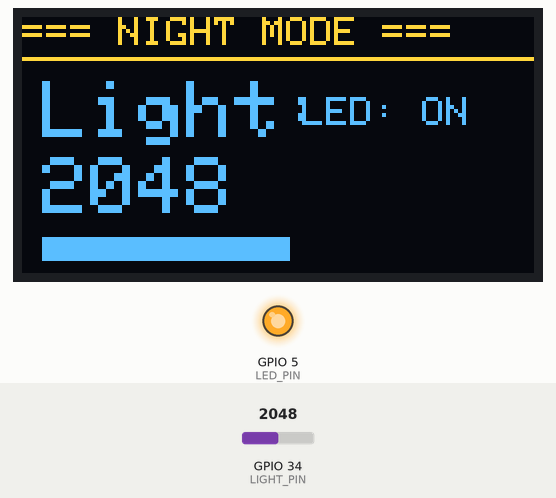
Recording of a program running on a simulated ESP32. On the bench: 128×64 one-colour display, output pins drawn as LEDs (lit = HIGH). The test bench sets the inputs (shaded band); at power-on: GPIO 34 (LIGHT_PIN) = 2048. The OLED is the two-colour kind (top 16 rows yellow); what the program prints to the serial monitor is not drawn.

Above: at 2.7 s.
2.8 s: GPIO 34 (LIGHT_PIN) set to 1957
At 3.6 s:
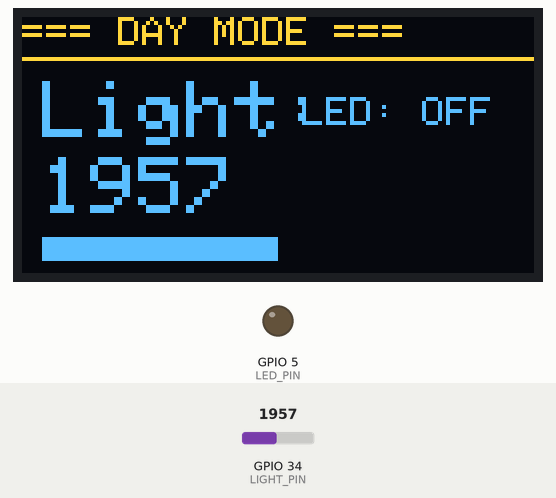
4.4 s: GPIO 34 (LIGHT_PIN) set to 2040
At 5.3 s:
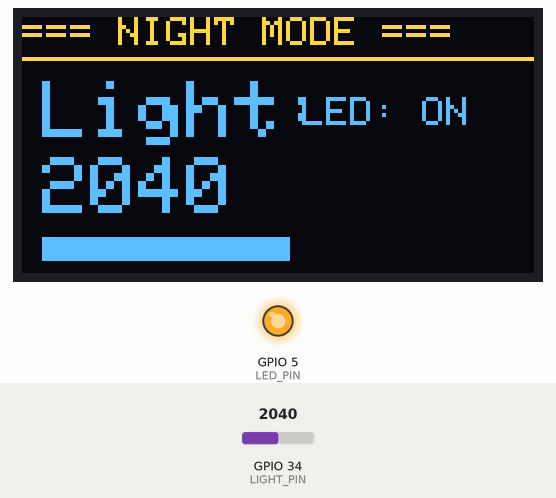
6.0 s: GPIO 34 (LIGHT_PIN) set to 2047
At 7.0 s:
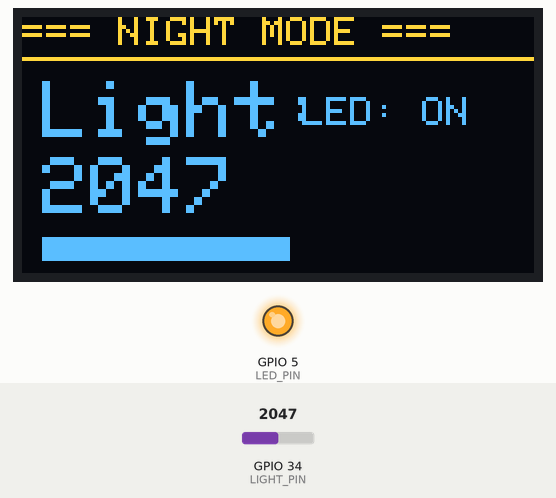
Timing chart, 0 to 9.0 s (numbered marks = the images above; inputs shaded):
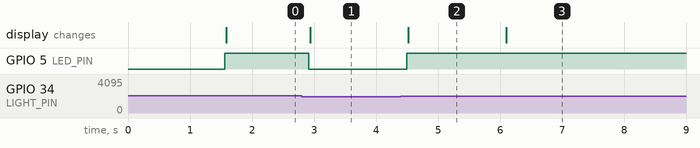

Measured:
- the behaviour switches between 2001 and 2000 on GPIO 34 (LIGHT_PIN) (found by bisection; images 0 and 1)
- after the input at 2.8 s, GPIO 5 (LED_PIN): HIGH → LOW after 0.12 s; the display: changes after 0.14 s (image 1)
- after the input at 4.4 s, GPIO 5 (LED_PIN): LOW → HIGH after 0.10 s; the display: changes after 0.12 s (image 2)
- after the input at 6.0 s, the display: changes after 0.10 s (image 3)

The program:

main.cpp
```cpp
/*
 * 光控小夜灯
 * 环境暗 → LED 自动亮起
 * 环境亮 → LED 自动熄灭
 * OLED 显示实时光照强度
 */

#include <Arduino.h>
#include <Wire.h>
#include <Adafruit_GFX.h>
#include <Adafruit_SSD1306.h>

#define LIGHT_PIN  34    // 光敏电阻 AO → D34 (ADC)
#define LED_PIN    5     // LED → D5

#define SCREEN_WIDTH  128
#define SCREEN_HEIGHT  64
#define OLED_ADDRESS 0x3C

Adafruit_SSD1306 display(SCREEN_WIDTH, SCREEN_HEIGHT, &Wire);

int threshold = 2000;   // 光照阈值（低于此值=暗，开灯）
                        // 可调：越大约容易亮

void updateScreen(int light, bool isDark);

void setup() {
  Serial.begin(115200);
  pinMode(LED_PIN, OUTPUT);
  digitalWrite(LED_PIN, LOW);

  if (!display.begin(SSD1306_SWITCHCAPVCC, OLED_ADDRESS)) {
    Serial.println("OLED 失败！");
    while (1) { delay(1000); }
  }

  display.clearDisplay();
  display.setTextColor(SSD1306_WHITE);
  display.setTextSize(2);
  display.setCursor(20, 10);
  display.println("NIGHT");
  display.setCursor(15, 35);
  display.println("LIGHT");
  display.display();
  delay(1500);

  Serial.println("=== 光控小夜灯就绪 ===");
  Serial.print("阈值: ");
  Serial.println(threshold);
  Serial.println("用手遮住光敏电阻试试！\n");
}

void loop() {
  int light = analogRead(LIGHT_PIN);   // 读光照值 (0-4095)
                                        // 越暗 → 值越小
                                        // 越亮 → 值越大

  bool isDark = (light > threshold);

  // 控制 LED
  if (isDark) {
    digitalWrite(LED_PIN, HIGH);   // 暗 → 开灯
  } else {
    digitalWrite(LED_PIN, LOW);    // 亮 → 关灯
  }

  // 串口输出
  Serial.print("光照值: ");
  Serial.print(light);
  Serial.print("  |  ");
  Serial.println(isDark ? "暗 - LED ON" : "亮 - LED OFF");

  // OLED 显示
  updateScreen(light, isDark);

  delay(200);
}

void updateScreen(int light, bool isDark) {
  display.clearDisplay();

  // 标题
  display.setTextSize(1);
  display.setCursor(0, 0);
  if (isDark) {
    display.println("=== NIGHT MODE ===");
  } else {
    display.println("=== DAY MODE ===");
  }
  display.drawLine(0, 10, 127, 10, SSD1306_WHITE);

  // 光照数值
  display.setTextSize(2);
  display.setCursor(5, 16);
  display.print("Light:");
  display.setTextSize(2);
  display.setCursor(5, 35);
  display.print(light);

  // 用方块画亮度条
  int barLen = map(light, 0, 4095, 5, 120);
  display.fillRect(5, 55, barLen, 6, SSD1306_WHITE);

  // LED 状态
  display.setTextSize(1);
  display.setCursor(70, 20);
  if (isDark) {
    display.print("LED: ON ");
  } else {
    display.print("LED: OFF");
  }

  display.display();
}
```
